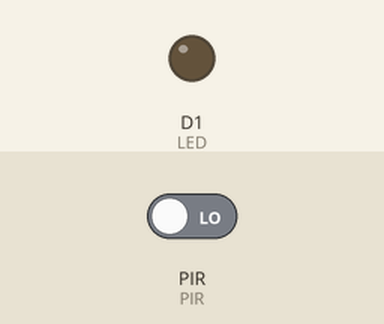
The program below on a simulated CircuitPython board. Shown: output pins drawn as LEDs (lit = HIGH). The test bench sets the inputs (shaded band); at power-on: PIR LOW.

Above: at 1.2 s.
1.3 s: PIR driven HIGH
At 2.0 s:
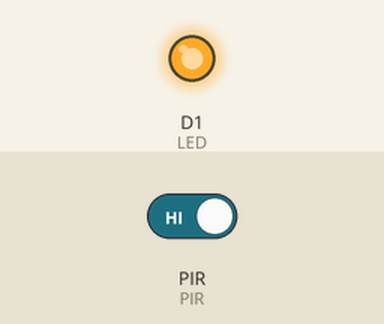
2.8 s: PIR driven LOW
At 4.7 s:
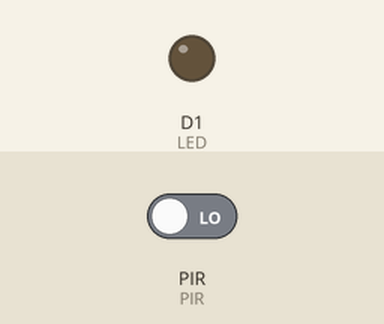
Timing chart, 0 to 6.2 s (numbered marks = the images above; inputs shaded):
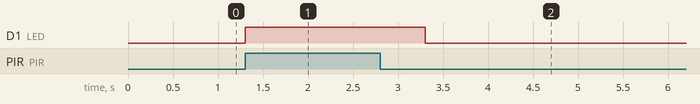

Measured:
- after the input at 1.3 s, D1 (LED): LOW → HIGH at once
- after the input at 2.8 s, D1 (LED): HIGH → LOW after 0.50 s

The program:

code.py
```python
import time
import board, digitalio

PIR = digitalio.DigitalInOut(board.PIR)
PIR.direction = digitalio.Direction.INPUT

LED = digitalio.DigitalInOut(board.D1) #place an LED on pin 1
LED.direction = digitalio.Direction.OUTPUT

while True:
   if PIR.value == True:
        LED.value = True
        time.sleep(2)
   else:
        LED.value = False


 
```
